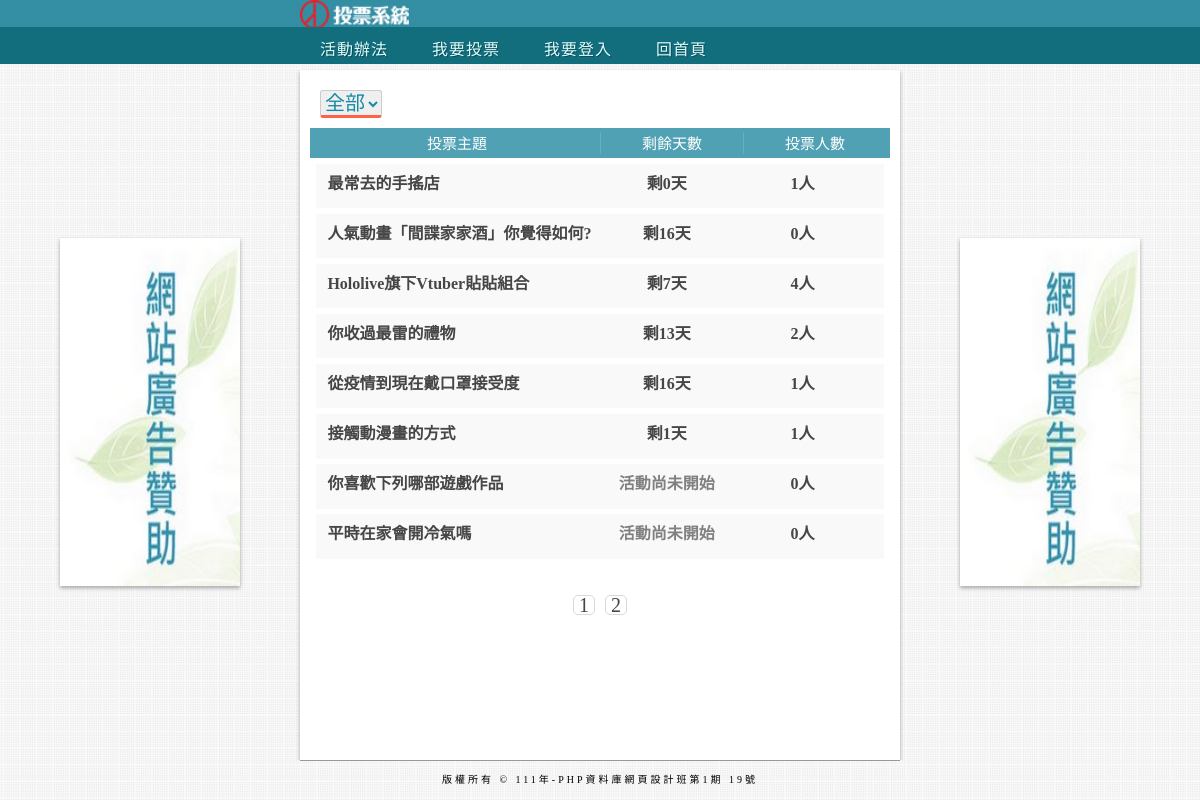
The page / on the database its author committed.
### tables this page shows
CREATE TABLE `subjects` (
  `id` int(11) UNSIGNED NOT NULL,
  `subject` varchar(64) NOT NULL,
  `type_id` int(11) NOT NULL,
  `start` date NOT NULL,
  `end` date NOT NULL,
  `total` int(11) UNSIGNED NOT NULL DEFAULT 0
);

### api/base.php (called while the page is built, shortened)
<?php
function pdo()
{
    $dsn = "mysql:host=localhost;charset=utf8;dbname=vote";
    return new PDO($dsn, 'root', '');
}
function all($table, ...$arg)
{
    $pdo = pdo();
    $sql = "SELECT * FROM $table ";
    switch (count($arg)) {
        case 2:
            if(!empty($arg[0])){
                foreach ($arg[0] as $key => $value) {
                    $tmp[] = "`$key`='$value'";
                }
                $sql .= " WHERE " . implode(" AND ", $tmp) . $arg[1];
            }else{
                $sql.=$arg[1];
            }
            break;
    }
    return $pdo->query($sql)->fetchAll(PDO::FETCH_ASSOC);
}
function math($table, $math, $col, ...$arg)
{
    $pdo = pdo();
    $sql = "SELECT $math(`$col`) FROM $table";
    return $pdo->query($sql)->fetchColumn();
}
?>

### font/vote_list.php (the view, shortened to what this page needs)
<?php
$p = "";
$queryStr = "";
?>
<div id="date_type">
    <select name="types" id="types" onchange="location.href=`?filter=${this.value}`">
       <option value="0">全部</option>
    </select>
</div>
<div>
    <ul>
        <li class="title">
            <div class="No1">投票主題</div>
            <?php
            if (isset($_GET['type']) && $_GET['type'] == 'asc') {
            ?>
                <div class="No2"><a href='?order=remain&type=desc<?= $p; ?>'>剩餘天數</a></div>
            <?php
            } else {
            ?>
                <div class="No2"><a href='?order=remain&type=asc<?= $p; ?>'>剩餘天數</a></div>
            <?php
            }
            ?>
            <?php
            if (isset($_GET['type']) && $_GET['type'] == 'asc') {
            ?>
                <div class="No3"><a href='?order=total&type=desc<?= $p; ?>'>投票人數</a></div>
            <?php
            } else {
            ?>
                <div class="No3"><a href='?order=total&type=asc<?= $p; ?>'>投票人數</a></div>
            <?php
            }
            ?>
        </li>
        <?php
        $orderStr = '';
        $filter=[];
        $total = math('subjects','count','id',$filter);
        $div = 8;
        $pages = ceil($total / $div);
        $now = isset($_GET['p']) ? $_GET['p'] : 1;
        $start = ($now - 1) * $div;
        $page_rows = " limit $start,$div ";
        $subjects = all('subjects',$filter,$orderStr . $page_rows);
        foreach ($subjects as $subject) {
            echo "<a href='?do=vote_result&id={$subject['id']}'>";
            echo "<li class='font_items'>";
            echo "<div class='No1'>{$subject['subject']}</div>";
            echo "<div class='No2'>";
            $start = strtotime($subject['start']);
            $today = strtotime("now");
            $end = strtotime($subject['end']);
            if (($start - $today) >= 0) {
                echo "<span style='color:grey;'>活動尚未開始</span>";
            } else {
                if (($end - $today) > 0) {
                    $remain = floor(($end - $today) / (60 * 60 * 24));
                    echo "剩" . $remain . "天";
                } else {
                    echo "<span style='color:grey;'>已結束</span>";
                }
            }
            echo "</div>";
            echo "<div class='No3'>";
            echo  $subject['total'] . "人";
            echo "</div>";
            echo "</li>";
            echo "</a>";
        }
        ?>
    </ul>
</div>
<div class="footer_page">
    <?php
    if($pages>1){
        for ($i = 1; $i <= $pages; $i++) {
            echo "<a href='?p={$i}{$queryStr}'>&nbsp;";
            echo $i;
            echo "&nbsp;</a>";
        }
    }
    ?>
</div>

### index.php (shortened to what this page needs)
<?php
include_once "./api/base.php";
?>
<!DOCTYPE html>
<html lang="en">
<head>
    <link rel="stylesheet" href="./css/basic.css">
    <link rel="stylesheet" href="./css/font.css">
</head>
<body>
    <div id="header">
        <?php include "./layout/header.php";
        include "./layout/font_nav.php";
        ?>
    </div>
    <div id="main">
        <div id="section">
            <?php include "./layout/section.php"; ?>
        </div>
        <div id="container">
            <?php
            if (isset($file) && file_exists($file)) {
                include $file;
            } else {
                include "./font/vote_list.php";
            }
            ?>
        </div>
        <div id="aside">
            <?php include "./layout/aside.php"; ?>
        </div>
    </div>
    <div id="footer">
        <?php include "./layout/footer.php"; ?>
    </div>
</body>
</html>

### layout/header.php
<div>
    <a href="index.php">
        <img src="./img/005.png" alt="投票系統">
    </a>
</div>

### layout/font_nav.php
<nav>
    <?php
    if(isset($_SESSION['admin'])){
        echo "<a href='?do=active'>活動辦法</a>";
        echo "<a href='?do=vote_list'>我要投票</a>";
        echo "<a href='back.php'>回後台</a>";
    }elseif (isset($_SESSION['user'])) {
        echo "<a href='?do=active'>活動辦法</a>";
        echo "<a href='?do=vote_list'>我要投票</a>";
        echo "<a href='?do=member'>會員中心</a>";
        echo "<a href='?do=logout'>我要登出</a>";
        echo "<a href='index.php'>回首頁</a>";
    } else {
    ?>
        <a href="?do=active">活動辦法</a>
        <a href="?do=vote_list">我要投票</a>
        <a href="?do=login">我要登入</a>
        <a href="index.php">回首頁</a>
    <?php
    }
    ?>
</nav>

### layout/section.php
<img src="./img/002.jpg" alt="廣告贊助">

### layout/aside.php
<img src="./img/002.jpg" alt="廣告贊助">

### layout/footer.php
<footer>
    <div class="footer">版權所有 © 111年-PHP資料庫網頁設計班第1期 19號</div>
</footer>

### css/basic.css (style rules this page uses)
* { margin: 0; padding: 0; box-sizing: border-box; overflow: hidden; }
body { height: 100vh; background-image: url(../img/001.jpg); background-repeat: repeat; display: flex; flex-direction:column; justify-content: center; align-items: center; overflow: hidden; }
#header { background-color: rgba(18, 124, 150, 0.85); width: 100%; height: 8%; position: relative; }
#header img { height: 29px; margin-left: 25%; }
#header nav { background-color: #126e7d; position: absolute; bottom: -10px; width: 100%; padding-left: 25%; }
#header nav a { color: #dffFFF; display: inline-block; line-height: 40px; text-align: center; text-decoration: none; text-shadow: 1px 1px 0 rgb(0 0 0 / 30%); padding: 0px 20px; letter-spacing: 1px; min-width: 45px; border-top:3px solid transparent; }
#main { width: 100%; height: 87%; display: flex; flex-direction: row; justify-content: center; align-items: center; overflow: hidden; }
#aside { width: 15%; height: 50%; margin: 10px auto; overflow:hidden; box-shadow: 0px 2px 4px rgb(0 0 0 / 33%); }
#aside img { min-height: 100%; width: 100%; }
#section { width: 15%; height: 50%; margin: 10px auto; overflow:hidden; box-shadow: 0px 2px 4px rgb(0 0 0 / 33%); }
#section img { min-height: 100%; width: 100%; }
#container { background-color: #fff; width: 50%; height: 100%; box-shadow: 0px 2px 4px rgb(0 0 0 / 33%); margin-top: 1%; }
#footer { width: 50%; height: 5%; }
#footer footer { text-align: center; font-size: 10px; border-top: 1px solid #999999; padding-top: 10px; letter-spacing: 3px; }

### rows shown on the page
subjects: subject "最常去的手搖店", total "1"
subjects: subject "人氣動畫「間諜家家酒」你覺得如何?", total "0"
subjects: subject "Hololive旗下Vtuber貼貼組合", total "4"
subjects: subject "你收過最雷的禮物", total "2"
subjects: subject "從疫情到現在戴口罩接受度", total "1"
subjects: subject "接觸動漫畫的方式", total "1"
subjects: subject "你喜歡下列哪部遊戲作品", start "活動尚未開始", total "0"
subjects: subject "平時在家會開冷氣嗎", start "活動尚未開始", total "0"
